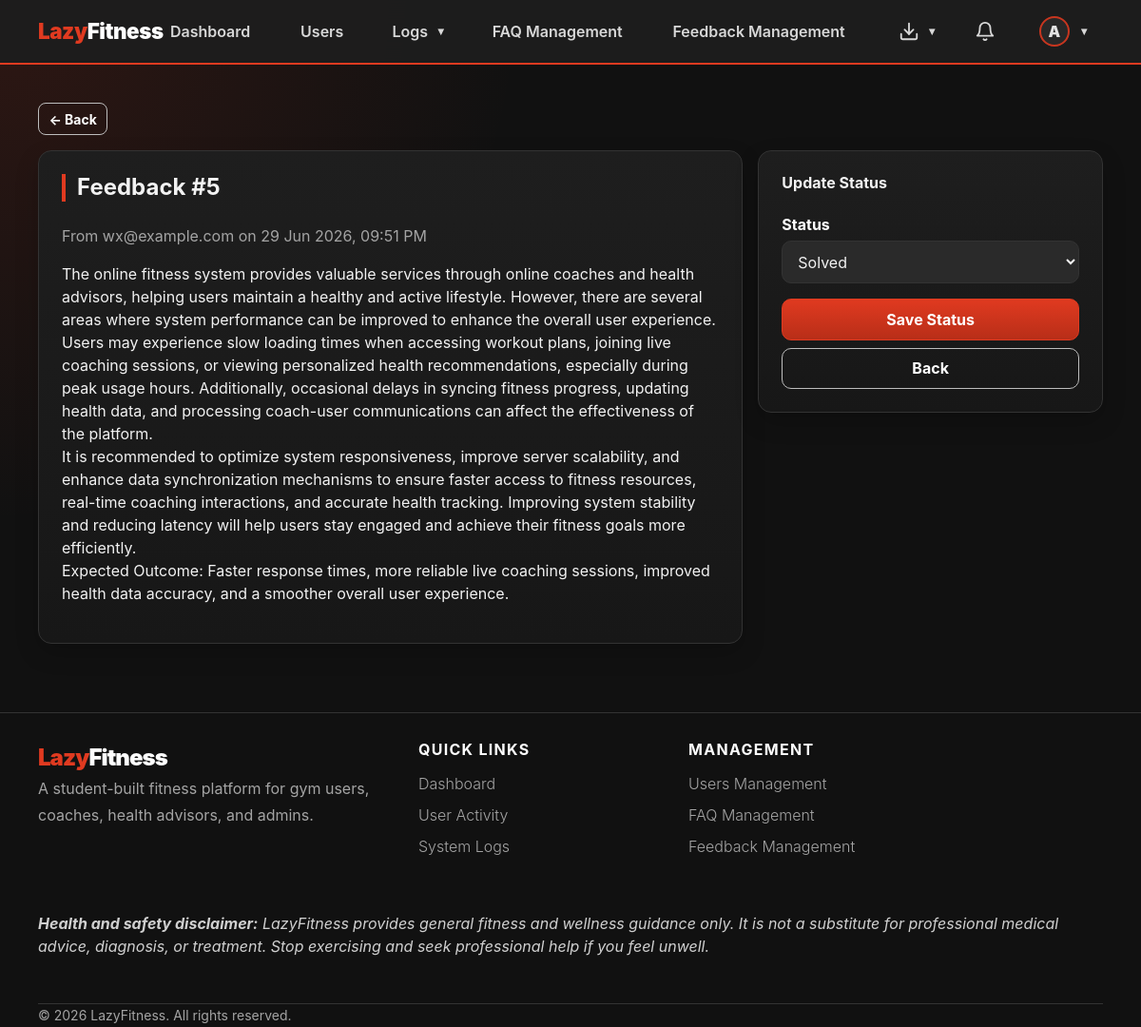
Screenshot of /admin-panel/feedback/5/ (signed in) with the database file from the repository.
### apps/accounts/models.py (models this page shows, shortened)
class User(AbstractBaseUser, PermissionsMixin):
    ROLE_CHOICES = [
        ('gym_user',       'Gym User'),
        ('fitness_coach',  'Fitness Coach'),
        ('health_advisor', 'Health Advisor'),
        ('admin',          'Admin'),
    ]
    username_validator = RegexValidator(
        regex=r'^[\w.@+-]+$',
        message='Username may contain letters, numbers, and @/./+/-/_ characters only.',
    )
    username    = models.CharField(max_length=150, unique=True, validators=[username_validator])
    email       = models.EmailField(unique=True)
    profile_picture = models.ImageField(
        upload_to='profile_pictures/',
        blank=True,
        null=True,
        help_text='Optional profile picture used across LazyFitness.',
    )
    role        = models.CharField(max_length=20, choices=ROLE_CHOICES)
    is_active   = models.BooleanField(default=True)   # userStatus
    is_staff    = models.BooleanField(default=False)
    date_joined = models.DateTimeField(auto_now_add=True)
    USERNAME_FIELD  = 'username'
    REQUIRED_FIELDS = ['email', 'role']
    objects = UserManager()
    @property
    def display_name(self):
        profile_fields = [
            ('gymuser', 'user_name'),
            ('coach', 'coach_name'),
            ('healthadvisor', 'advisor_name'),
            ('adminprofile', 'admin_name'),
        ]
        for relation, field in profile_fields:
            try:
                profile = getattr(self, relation)
            except Exception:
                profile = None
            value = getattr(profile, field, '') if profile else ''
            if value:
                return value
        return self.username or self.email
    @property
    def avatar_initial(self):
        name = self.display_name or self.username or self.email or '?'
        return name.strip()[:1].upper()
    @property
    def is_gym_user(self):
        return self.role == 'gym_user'
    @property
    def is_coach(self):
        return self.role == 'fitness_coach'
    @property
    def is_health_advisor(self):
        return self.role == 'health_advisor'
    @property
    def is_admin_user(self):
        return self.role == 'admin'

### apps/admin_panel/models.py (models this page shows, shortened)
class AdminProfile(models.Model):
    user = models.OneToOneField(User, on_delete=models.CASCADE, primary_key=True)
    admin_name = models.CharField(max_length=255)

class Feedback(models.Model):
    TYPE_CHOICES = [
        ('bug_report', 'Report Bug'),
        ('feature_request', 'Feature Request'),
        ('user_report', 'Report User'),
        ('account_issue', 'Account Issue'),
        ('system_performance', 'System Performance'),
        ('general_inquiry', 'General Inquiry'),
        ('other', 'Other'),
    ]
    STATUS_CHOICES = [
        ('unsolved', 'Unsolved'),
        ('viewed', 'Viewed'),
        ('solved', 'Solved'),
    ]
    submitter = models.ForeignKey(User, on_delete=models.CASCADE)
    title = models.CharField(max_length=255)
    comment = models.TextField()
    feedback_type = models.CharField(max_length=30, choices=TYPE_CHOICES, default='general_inquiry')
    attachment = models.FileField(upload_to='feedback_attachments/', blank=True, null=True)
    status = models.CharField(max_length=15, choices=STATUS_CHOICES, default='unsolved')
    viewed_at = models.DateTimeField(null=True, blank=True)
    created_at = models.DateTimeField(auto_now_add=True)

### apps/admin_panel/views.py (the view)
# urls.py: path('feedback/<int:feedback_id>/', views.feedback_detail, name='feedback_detail'),
@admin_required
def feedback_detail(request, feedback_id):
    feedback = get_object_or_404(Feedback.objects.select_related('submitter'), pk=feedback_id)
    if feedback.status == 'unsolved' and not feedback.viewed_at:
        feedback.status = 'viewed'
        feedback.viewed_at = timezone.now()
        feedback.save(update_fields=['status', 'viewed_at'])
    if request.method == 'POST':
        form = FeedbackStatusForm(request.POST, instance=feedback)
        if form.is_valid():
            feedback = form.save(commit=False)
            feedback.save()
            SystemLog.record('feedback_updated', f"Feedback #{feedback.id} marked {feedback.status}", user=request.user, module='Feedback')
            messages.success(request, f'Feedback marked as {feedback.get_status_display()}.')
            return redirect('admin_panel:feedback_detail', feedback_id=feedback.id)
        messages.error(request, 'Please correct the highlighted feedback errors.')
    else:
        form = FeedbackStatusForm(instance=feedback)
    return render(request, 'admin_panel/feedback_detail.html', {'feedback': feedback, 'form': form})

### apps/admin_panel/forms.py
class FeedbackStatusForm(forms.ModelForm):
    class Meta:
        model = Feedback
        fields = ['status']
    def __init__(self, *args, **kwargs):
        super().__init__(*args, **kwargs)
        apply_plain_ui(self)

### apps/accounts/forms.py (called while the page is built)
def apply_plain_ui(form):
    for name, field in form.fields.items():
        css_class = 'form-select' if isinstance(field.widget, forms.Select) else 'form-control'
        if isinstance(field.widget, forms.CheckboxInput):
            css_class = 'form-check-input'
        if isinstance(field.widget, forms.ClearableFileInput):
            css_class = 'form-control'
        existing = field.widget.attrs.get('class', '')
        field.widget.attrs['class'] = f'{existing} {css_class}'.strip()
        if isinstance(field.widget, forms.Textarea):
            field.widget.attrs.setdefault('rows', 4)
        if not field.widget.attrs.get('placeholder') and not isinstance(field.widget, (forms.Select, forms.CheckboxInput, forms.ClearableFileInput)):
            field.widget.attrs['placeholder'] = field.label or name.replace('_', ' ').title()

### apps/gym_user/messaging.py (called while the page is built)
def unread_count_for_user(user, conversations=None):
    qs = Message.objects.exclude(sender=user).exclude(read_by=user)
    if conversations is not None:
        qs = qs.filter(conversation__in=conversations)
    else:
        qs = qs.filter(conversation__participants=user)
    return qs.distinct().count()

### lazyfitness/view_helpers.py (called while the page is built)
def role_fallback_url(user):
    if getattr(user, 'is_authenticated', False):
        if getattr(user, 'role', '') == 'gym_user':
            return reverse('gym_user:dashboard')
        if getattr(user, 'role', '') == 'fitness_coach':
            return reverse('coach:dashboard')
        if getattr(user, 'role', '') == 'health_advisor':
            return reverse('health_advisor:dashboard')
        if getattr(user, 'role', '') == 'admin':
            return reverse('admin_panel:dashboard')
    return reverse('landing')

### templates/admin_panel/feedback_detail.html (shortened to what this page needs)
{% extends "shared/base.html" %}
{% block content %}
<div class="row g-4">
    <div class="col-lg-8">
        <div class="card p-4">
            <h2 class="section-title">Feedback #{{ feedback.id }}</h2>
            <p class="text-secondary">From {{ feedback.submitter.email }} on {{ feedback.created_at|date:"d M Y, h:i A" }}</p>
            <p>{{ feedback.comment|linebreaksbr }}</p>
        </div>
    </div>
    <div class="col-lg-4">
        <div class="card p-4">
            <h4>Update Status</h4>
            <form method="post">
                {% for field in form %}
                    <div class="mb-3">
                        <label class="form-label">{{ field.label }}</label>
                        {{ field }}
                    </div>
                {% endfor %}
                <button class="btn btn-primary w-100">Save Status</button>
            </form>
            <a class="btn btn-outline-light w-100 mt-2" href="{% url 'admin_panel:feedback_list' %}">Back</a>
        </div>
    </div>
</div>
{% endblock %}

### templates/shared/base.html (shortened to what this page needs)
{% load static %}
<!DOCTYPE html>
<html lang="en">
<head>
  <link href="{% static 'css/lazyfitness.css' %}" rel="stylesheet">
</head>
<body>
<nav class="navbar navbar-expand-lg navbar-dark sticky-top" aria-label="Primary navigation">
  <div class="container nav-container">
    {% if user.is_authenticated %}
      {% if user.is_gym_user %}
        <a class="navbar-brand" href="{% url 'gym_user:dashboard' %}">Lazy<span class="text-white">Fitness</span></a>
      {% elif user.is_coach %}
        <a class="navbar-brand" href="{% url 'coach:dashboard' %}">Lazy<span class="text-white">Fitness</span></a>
      {% elif user.is_health_advisor %}
        <a class="navbar-brand" href="{% url 'health_advisor:dashboard' %}">Lazy<span class="text-white">Fitness</span></a>
      {% elif user.is_admin_user %}
        <a class="navbar-brand" href="{% url 'admin_panel:dashboard' %}">Lazy<span class="text-white">Fitness</span></a>
      {% else %}
        <a class="navbar-brand" href="{% url 'landing' %}">Lazy<span class="text-white">Fitness</span></a>
      {% endif %}
    {% else %}
      <a class="navbar-brand" href="{% url 'landing' %}">Lazy<span class="text-white">Fitness</span></a>
    {% endif %}
    <div class="navbar-collapse collapse" id="nav">
      {% if user.is_authenticated %}
        <ul class="navbar-nav main-nav mx-auto align-items-lg-center justify-content-lg-center flex-grow-1 gap-lg-4 px-lg-3 flex-nowrap">
          {% if user.is_gym_user %}
            <li class="nav-item"><a class="nav-link" href="{% url 'gym_user:dashboard' %}">Dashboard</a></li>
            <li class="nav-item dropdown profile-hover-dropdown">
              <a class="nav-link dropdown-toggle" href="#" data-lf-toggle="dropdown" data-submenu-title="My Fitness" role="button" aria-expanded="false">My Fitness</a>
              <ul class="dropdown-menu dropdown-menu-dark profile-centered-menu">
                <li><a class="dropdown-item" href="{% url 'gym_user:goal_list' %}">Goals</a></li>
                <li><a class="dropdown-item" href="{% url 'gym_user:workout_select' %}">Workouts</a></li>
                <li><a class="dropdown-item" href="{% url 'gym_user:schedule' %}">Schedule</a></li>
                <li><a class="dropdown-item" href="{% url 'gym_user:progress' %}">Progress</a></li>
              </ul>
            </li>
            <li class="nav-item"><a class="nav-link" href="{% url 'gym_user:recommendation_list' %}">Health Recommendations</a></li>
            <li class="nav-item"><a class="nav-link" href="{% url 'accounts:submit_feedback' %}">Feedback</a></li>
            <li class="nav-item"><a class="nav-link" href="{% url 'faq_public' %}">FAQ</a></li>
          {% elif user.is_admin_user %}
            <li class="nav-item"><a class="nav-link" href="{% url 'admin_panel:dashboard' %}">Dashboard</a></li>
            <li class="nav-item"><a class="nav-link" href="{% url 'admin_panel:user_list' %}">Users</a></li>
            <li class="nav-item dropdown profile-hover-dropdown">
              <a class="nav-link dropdown-toggle" href="#" data-lf-toggle="dropdown" data-submenu-title="Logs" role="button" aria-expanded="false">Logs</a>
            </li>
            <li class="nav-item"><a class="nav-link" href="{% url 'admin_panel:faq_list' %}">FAQ Management</a></li>
            <li class="nav-item"><a class="nav-link" href="{% url 'admin_panel:feedback_list' %}">Feedback Management</a></li>
          {% endif %}
        </ul>
        <ul class="navbar-nav nav-actions ms-lg-auto align-items-center gap-2 gap-lg-3 flex-row flex-nowrap justify-content-end">
          {% if user.is_admin_user %}
            <li class="nav-item dropdown profile-hover-dropdown ms-2">
              <a class="nav-link nav-icon-link dropdown-toggle" href="#" data-lf-toggle="dropdown" data-submenu-title="Exports" role="button" aria-expanded="false" aria-label="Exports">
                <div class="icon-wrapper">
                  <svg width="22" height="22" viewBox="0 0 24 24" fill="none" stroke="currentColor" stroke-width="2" stroke-linecap="round" stroke-linejoin="round">
                    <path d="M21 15v4a2 2 0 0 1-2 2H5a2 2 0 0 1-2-2v-4"></path>
                    <polyline points="7 10 12 15 17 10"></polyline>
                    <line x1="12" y1="15" x2="12" y2="3"></line>
                  </svg>
                </div>
              </a>
            </li>
          {% endif %}
          <li class="nav-item">
            <a class="nav-link nav-icon-link" href="{% url 'accounts:notifications' %}" title="Notifications">
              <div class="icon-wrapper">
                <svg width="22" height="22" viewBox="0 0 24 24" fill="none" stroke="currentColor" stroke-width="2" stroke-linecap="round" stroke-linejoin="round"><path d="M18 8A6 6 0 0 0 6 8c0 7-3 9-3 9h18s-3-2-3-9"></path><path d="M13.73 21a2 2 0 0 1-3.46 0"></path></svg>
              </div>
            </a>
          </li>
          <li class="nav-item dropdown profile-hover-dropdown ms-1 flex-shrink-0">
            <a class="nav-link d-flex align-items-center gap-2 dropdown-toggle" href="#" role="button" data-lf-toggle="dropdown" data-submenu-title="Account" aria-expanded="false" aria-label="Account">
              {% if user.profile_picture %}
                <img src="{{ user.profile_picture.url }}" alt="{{ user.username }} profile picture" class="rounded-circle avatar-sm">
              {% else %}
                <span class="avatar-initial-sm">{{ user.avatar_initial }}</span>
              {% endif %}
            </a>
          </li>
        </ul>
      {% endif %}
    </div>
  </div>
</nav>
<main class="container mt-4 pb-5">
  {% if user.is_authenticated %}
    <div class="mb-3">
      <button class="btn btn-outline-light btn-sm" type="button" data-lf-back data-fallback="{{ nav_back_fallback|default:'/' }}">← Back</button>
    </div>
  {% endif %}
  {% block content %}{% endblock %}
</main>
<footer class="site-footer py-5 mt-4">
  <div class="container">
    <div class="row gy-4">
      <div class="col-lg-6 col-md-12 footer-brand">
        <div class="footer-logo">Lazy<span>Fitness</span></div>
        <p class="footer-copy text-muted pe-lg-5">A student-built fitness platform for gym users, coaches, health advisors, and admins.</p>
      </div>
      {% if user.is_authenticated %}
        <div class="col-lg-3 col-md-6">
          <h5 class="footer-heading">Quick Links</h5>
          <ul class="footer-links">
            {% if user.is_gym_user %}
              <li class="footer-link"><a href="{% url 'gym_user:dashboard' %}">Dashboard</a></li>
              <li class="footer-link"><a href="{% url 'gym_user:workout_select' %}">Workouts</a></li>
              <li class="footer-link"><a href="{% url 'gym_user:schedule' %}">Schedule</a></li>
              <li class="footer-link"><a href="{% url 'gym_user:progress' %}">Progress</a></li>
              <li class="footer-link"><a href="{% url 'gym_user:recommendation_list' %}">Health Recommendations</a></li>
            {% elif user.is_admin_user %}
              <li class="footer-link"><a href="{% url 'admin_panel:dashboard' %}">Dashboard</a></li>
              <li class="footer-link"><a href="{% url 'admin_panel:login_activity_list' %}">User Activity</a></li>
              <li class="footer-link"><a href="{% url 'admin_panel:system_log_list' %}">System Logs</a></li>
            {% endif %}
          </ul>
        </div>
        <div class="col-lg-3 col-md-6">
          {% if user.is_admin_user %}
            <h5 class="footer-heading">Management</h5>
            <ul class="footer-links">
              <li class="footer-link"><a href="{% url 'admin_panel:user_list' %}">Users Management</a></li>
              <li class="footer-link"><a href="{% url 'admin_panel:faq_list' %}">FAQ Management</a></li>
              <li class="footer-link"><a href="{% url 'admin_panel:feedback_list' %}">Feedback Management</a></li>
            </ul>
          {% else %}
            <h5 class="footer-heading">Support</h5>
            <ul class="footer-links">
              <li class="footer-link"><a href="{% url 'accounts:submit_feedback' %}">Feedback</a></li>
              <li class="footer-link"><a href="{% url 'faq_public' %}">FAQ</a></li>
            </ul>
          {% endif %}
        </div>
      {% endif %}
    </div>
    <div class="lf-footer-disclaimer py-4 mt-4"><i>
        <strong>Health and safety disclaimer:</strong>
        LazyFitness provides general fitness and wellness guidance only. It is not a substitute for professional medical advice, diagnosis, or treatment. Stop exercising and seek professional help if you feel unwell.
    </i></div>
    <div class="footer-bottom mt-4 pt-4 border-top">
      <p class="footer-copy small mb-0">© {% now "Y" %} LazyFitness. All rights reserved.</p>
    </div>
  </div>
</footer>
</body>
</html>

### rows the page displays
User: avatar_initial "A"
Feedback: id "5", submitter.email "wx@example.com", created_at "29 Jun 2026, 09:51 PM", comment "The online fitness system provides valuable services through online coaches and health advisors, helping users maintain a healthy and active lifestyle. However, there are several areas where system performance can be improved to enhance the overall user experience. Users may experience slow loading times when accessing workout plans, joining live coaching sessions, or viewing personalized health recommendations, especially during peak usage hours. Additionally, occasional delays in syncing fitness progress, updating health data, and processing coach-user communications can affect the effectiveness of the platform. It is recommended to optimize system responsiveness, improve server…", form "Solved"

### other values shown
{{ field.label }} "Status"
